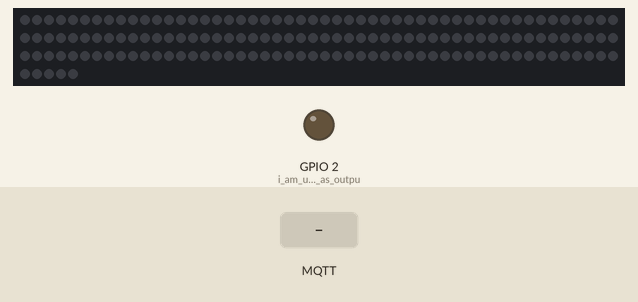
A sketch run on a simulated ESP8266 (NodeMCU). Parts: 155 RGB LEDs in strip order, left to right, continuing on the next row, output pins drawn as LEDs (lit = HIGH). Inputs (shaded band) come from the test bench. Dim RGB values are drawn brighter than linear; WiFi joins after 1.5 s; servers stay silent unless stated; no MQTT or app messages arrive unless stated; what the sketch prints to the serial monitor is not drawn.

Above: at 2.7 s.
2.8 s: MQTT message "1" arrives on the first subscribed topic
At 3.3 s:
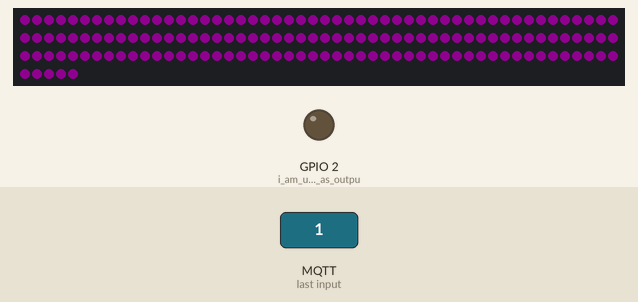
4.3 s: MQTT message "on" arrives on the first subscribed topic
At 5.5 s:
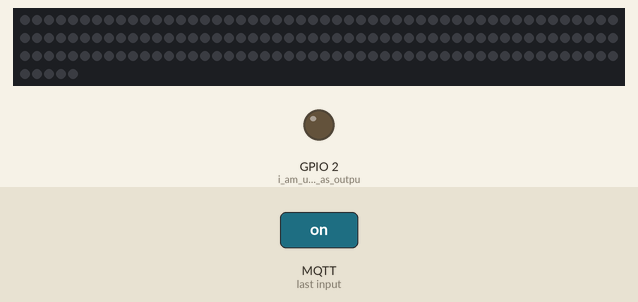
5.8 s: MQTT message "2" arrives on the first subscribed topic
At 6.8 s:
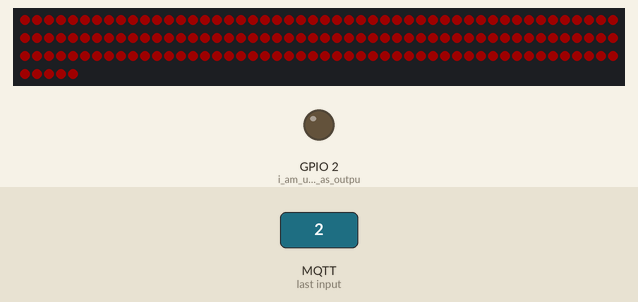
7.3 s: MQTT message "3" arrives on the first subscribed topic
At 7.9 s:
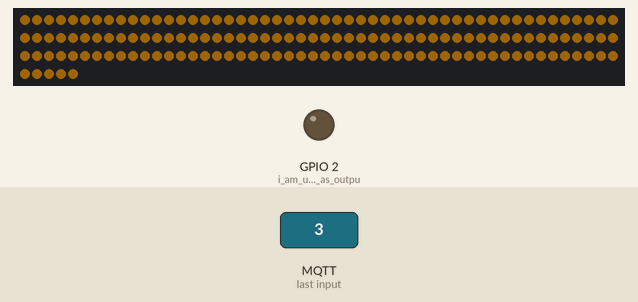
8.8 s: MQTT message "4" arrives on the first subscribed topic
At 9.1 s:
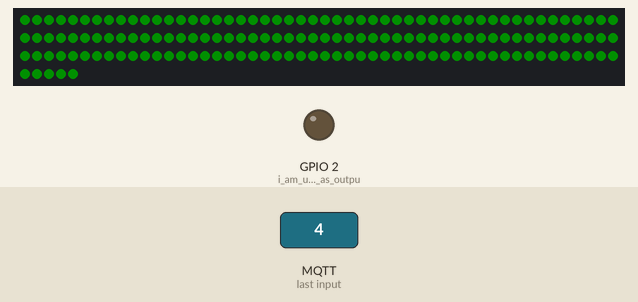
10.3 s: MQTT message "0" arrives on the first subscribed topic
At 11.4 s:
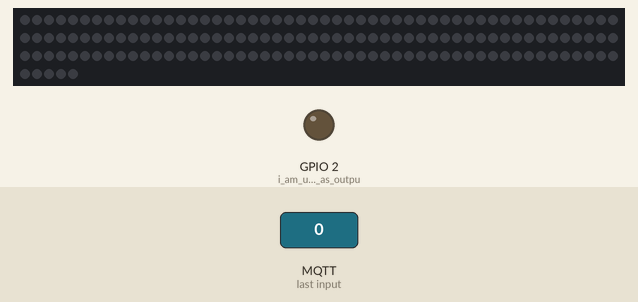
Timing chart, 0 to 12.8 s (numbered marks = the images above; inputs shaded):
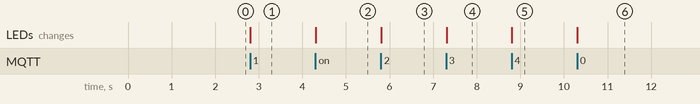

The sketch:

MQTT_NightLight.ino
```cpp
/*
 Basic ESP8266 MQTT example

 This sketch demonstrates the capabilities of the pubsub library in combination
 with the ESP8266 board/library.

 It connects to an MQTT server then:
  - publishes "hello world" to the topic "outTopic" every two seconds
  - subscribes to the topic "inTopic", printing out any messages
    it receives. NB - it assumes the received payloads are strings not binary
  - If the first character of the topic "inTopic" is an 1, switch ON the ESP Led,
    else switch it off

 It will reconnect to the server if the connection is lost using a blocking
 reconnect function. See the 'mqtt_reconnect_nonblocking' example for how to
 achieve the same result without blocking the main loop.

 To install the ESP8266 board, (using Arduino 1.6.4+):
  - Add the following 3rd party board manager under "File -> Preferences -> Additional Boards Manager URLs":
       http://arduino.esp8266.com/stable/package_esp8266com_index.json
  - Open the "Tools -> Board -> Board Manager" and click install for the ESP8266"
  - Select your ESP8266 in "Tools -> Board"

*/

#include <ESP8266WiFi.h>
#include <PubSubClient.h>
#include <FastLED.h>

    #define NUM_LEDS 155
    #define DATA_PIN 1
    #define COLOR_ORDER BRG
    #define LED_TYPE    WS2811
    #define BRIGHTNESS          30

    CRGB leds[NUM_LEDS];


// Update these with values suitable for your network.

const char* ssid = "YourSSID";
const char* password = "YourPassword";
const char* mqtt_server = "MQTT Server IP";

WiFiClient espClient;
PubSubClient client(espClient);
long lastMsg = 0;
char msg[50];
int value = 0;

void setup() {
  //pinMode(D1, OUTPUT);     // Initialize the D1 pin as an output
  //pinMode(D2, OUTPUT);     // Initialize the D2 pin as an output
  Serial.begin(115200);
  setup_wifi();
  client.setServer(mqtt_server, 1883);
  client.setCallback(callback);

  // prepare GPIO2 *********************************************************************
  pinMode(2, OUTPUT);   // i am using gpio2 as output to toggle an LED
  digitalWrite(2, 0);

  FastLED.addLeds<LED_TYPE, DATA_PIN, COLOR_ORDER>(leds, NUM_LEDS);
  FastLED.setBrightness(BRIGHTNESS);

}

void setup_wifi() {

  delay(10);
  // We start by connecting to a WiFi network
  Serial.println();
  Serial.print("Connecting to ");
  Serial.println(ssid);

  WiFi.begin(ssid, password);

  while (WiFi.status() != WL_CONNECTED) {
    delay(500);
    Serial.print(".");
  }

  Serial.println("");
  Serial.println("WiFi connected");
  Serial.println("IP address: ");
  Serial.println(WiFi.localIP());
}

void callback(char* topic, byte* payload, unsigned int length) {
  Serial.print("Message arrived [");
  Serial.print(topic);
  Serial.print("] ");
  for (int i = 0; i < length; i++) {
    Serial.print((char)payload[i]);
  }
  Serial.println();

  // Switch on the LED if an 1 was received as first character
  if ((char)payload[0] == '1') {
    ledtest();
  }

  else if ((char)payload[0] == '2') {
    ledTooEarly();
  }

  else if ((char)payload[0] == '3') {
    ledAlmost();
  }

  else if ((char)payload[0] == '4') {
    ledMorning();
  }

  else {
    ledOFF();
    //digitalWrite(D1, LOW);  // Turn the LED off by making the voltage HIGH
    //digitalWrite(D2, LOW);  // Turn the LED off by making the voltage HIGH
  }
}

void ledtest(){
        // Turn the first led red for 1 second
          fill_solid(leds, NUM_LEDS, CRGB::Purple);
     FastLED.show();

}

void ledOFF(){
        // Turn the first led red for 1 second
      fill_solid(leds, NUM_LEDS, CRGB::Black);
      FastLED.show();

}
void ledTooEarly(){
        // Turn the first led red for 1 second
      fill_solid(leds, NUM_LEDS, CRGB::Red);
      FastLED.show();

}
void ledAlmost(){
        // Turn the first led red for 1 second
      fill_solid(leds, NUM_LEDS, CRGB::Orange);
      FastLED.show();

}
void ledMorning(){
        // Turn the first led red for 1 second
      fill_solid(leds, NUM_LEDS, CRGB::Green);
      FastLED.show();

}

void reconnect() {
  // Loop until we're reconnected
  while (!client.connected()) {
    Serial.print("Attempting MQTT connection...");
    // Attempt to connect
    if (client.connect("ESP8266Client", "USERNAME", "PASSWORD")) {
      Serial.println("connected");
      // Once connected, publish an announcement...
      // client.publish("outTopic", "hello world");
      // ... and resubscribe
      client.subscribe("home/girlsroom/mode");
    } else {
      Serial.print("failed, rc=");
      Serial.print(client.state());
      Serial.println(" try again in 5 seconds");
      // Wait 5 seconds before retrying
      delay(5000);
    }
  }
}
void loop() {

  if (!client.connected()) {
    reconnect();
  }
  client.loop();

  long now = millis();
  if (now - lastMsg > 20000) {
    lastMsg = now;
    ++value;
    snprintf (msg, 75, "hello world #%ld", value);
    Serial.print("Publish message: ");
    Serial.println(msg);
    client.publish("outTopic", msg);
  }


}
```

Measured:
- after the input at 2.8 s, the LEDs: change at once (image 1)
- after the input at 4.3 s, the LEDs: change at once (image 2)
- after the input at 5.8 s, the LEDs: change at once (image 3)
- after the input at 7.3 s, the LEDs: change at once (image 4)
- after the input at 8.8 s, the LEDs: change at once (image 5)
- after the input at 10.3 s, the LEDs: change at once (image 6)
